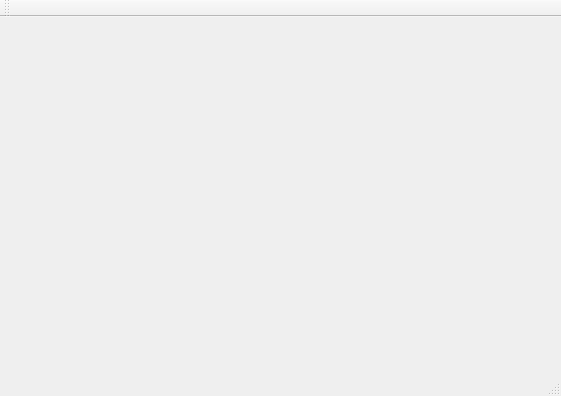
<?xml version="1.0" encoding="UTF-8"?>
<ui version="4.0">
 <class>MainWindow</class>
 <widget class="QMainWindow" name="MainWindow">
  <property name="geometry">
   <rect>
    <x>0</x>
    <y>0</y>
    <width>561</width>
    <height>396</height>
   </rect>
  </property>
  <property name="windowTitle">
   <string>MainWindow</string>
  </property>
  <widget class="QWidget" name="centralWidget"/>
  <widget class="QMenuBar" name="menuBar">
   <property name="geometry">
    <rect>
     <x>0</x>
     <y>0</y>
     <width>561</width>
     <height>25</height>
    </rect>
   </property>
  </widget>
  <widget class="QToolBar" name="mainToolBar">
   <attribute name="toolBarArea">
    <enum>TopToolBarArea</enum>
   </attribute>
   <attribute name="toolBarBreak">
    <bool>false</bool>
   </attribute>
  </widget>
  <widget class="QStatusBar" name="statusBar"/>
 </widget>
 <layoutdefault spacing="6" margin="11"/>
 <resources/>
 <connections/>
</ui>
